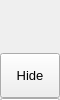
        <widget class="QFrame" name="leftMenuBg">
         <property name="minimumSize">
          <size>
           <width>60</width>
           <height>0</height>
          </size>
         </property>
         <property name="maximumSize">
          <size>
           <width>60</width>
           <height>16777215</height>
          </size>
         </property>
         <property name="frameShape">
          <enum>QFrame::NoFrame</enum>
         </property>
         <property name="frameShadow">
          <enum>QFrame::Raised</enum>
         </property>
         <layout class="QVBoxLayout" name="verticalLayout_3">
          <property name="spacing">
           <number>0</number>
          </property>
          <property name="leftMargin">
           <number>0</number>
          </property>
          <property name="topMargin">
           <number>0</number>
          </property>
          <property name="rightMargin">
           <number>0</number>
          </property>
          <property name="bottomMargin">
           <number>0</number>
          </property>
          <item>
           <widget class="QFrame" name="topLogoInfo">
            <property name="minimumSize">
             <size>
              <width>0</width>
              <height>50</height>
             </size>
            </property>
            <property name="maximumSize">
             <size>
              <width>16777215</width>
              <height>50</height>
             </size>
            </property>
            <property name="frameShape">
             <enum>QFrame::NoFrame</enum>
            </property>
            <property name="frameShadow">
             <enum>QFrame::Raised</enum>
            </property>
            <widget class="QFrame" name="topLogo">
             <property name="geometry">
              <rect>
               <x>10</x>
               <y>5</y>
               <width>42</width>
               <height>42</height>
              </rect>
             </property>
             <property name="minimumSize">
              <size>
               <width>42</width>
               <height>42</height>
              </size>
             </property>
             <property name="maximumSize">
              <size>
               <width>42</width>
               <height>42</height>
              </size>
             </property>
             <property name="frameShape">
              <enum>QFrame::NoFrame</enum>
             </property>
             <property name="frameShadow">
              <enum>QFrame::Raised</enum>
             </property>
            </widget>
            <widget class="QLabel" name="titleLeftApp">
             <property name="geometry">
              <rect>
               <x>70</x>
               <y>8</y>
               <width>160</width>
               <height>20</height>
              </rect>
             </property>
             <property name="font">
              <font>
               <family>Segoe UI Semibold</family>
               <pointsize>12</pointsize>
               <weight>7</weight>
               <italic>false</italic>
               <bold>false</bold>
              </font>
             </property>
             <property name="text">
              <string>PyDracula</string>
             </property>
             <property name="alignment">
              <set>Qt::AlignLeading|Qt::AlignLeft|Qt::AlignTop</set>
             </property>
            </widget>
            <widget class="QLabel" name="titleLeftDescription">
             <property name="geometry">
              <rect>
               <x>70</x>
               <y>27</y>
               <width>160</width>
               <height>16</height>
              </rect>
             </property>
             <property name="maximumSize">
              <size>
               <width>16777215</width>
               <height>16</height>
              </size>
             </property>
             <property name="font">
              <font>
               <family>Segoe UI</family>
               <pointsize>8</pointsize>
               <weight>50</weight>
               <italic>false</italic>
               <bold>false</bold>
              </font>
             </property>
             <property name="text">
              <string>Modern GUI / Flat Style</string>
             </property>
             <property name="alignment">
              <set>Qt::AlignLeading|Qt::AlignLeft|Qt::AlignTop</set>
             </property>
            </widget>
           </widget>
          </item>
          <item>
           <widget class="QFrame" name="leftMenuFrame">
            <property name="enabled">
             <bool>true</bool>
            </property>
            <property name="maximumSize">
             <size>
              <width>60</width>
              <height>648</height>
             </size>
            </property>
            <property name="frameShape">
             <enum>QFrame::NoFrame</enum>
            </property>
            <property name="frameShadow">
             <enum>QFrame::Raised</enum>
            </property>
            <widget class="QFrame" name="toggleBox">
             <property name="geometry">
              <rect>
               <x>0</x>
               <y>3</y>
               <width>60</width>
               <height>45</height>
              </rect>
             </property>
             <property name="maximumSize">
              <size>
               <width>16777215</width>
               <height>45</height>
              </size>
             </property>
             <property name="frameShape">
              <enum>QFrame::NoFrame</enum>
             </property>
             <property name="frameShadow">
              <enum>QFrame::Raised</enum>
             </property>
             <layout class="QVBoxLayout" name="verticalLayout_4">
              <property name="spacing">
               <number>0</number>
              </property>
              <property name="leftMargin">
               <number>0</number>
              </property>
              <property name="topMargin">
               <number>0</number>
              </property>
              <property name="rightMargin">
               <number>0</number>
              </property>
              <property name="bottomMargin">
               <number>0</number>
              </property>
              <item>
               <widget class="QPushButton" name="toggleButton">
                <property name="sizePolicy">
                 <sizepolicy hsizetype="Expanding" vsizetype="Fixed">
                  <horstretch>0</horstretch>
                  <verstretch>0</verstretch>
                 </sizepolicy>
                </property>
                <property name="minimumSize">
                 <size>
                  <width>0</width>
                  <height>45</height>
                 </size>
                </property>
                <property name="font">
                 <font>
                  <family>Segoe UI</family>
                  <pointsize>10</pointsize>
                  <weight>50</weight>
                  <italic>false</italic>
                  <bold>false</bold>
                 </font>
                </property>
                <property name="cursor">
                 <cursorShape>PointingHandCursor</cursorShape>
                </property>
                <property name="layoutDirection">
                 <enum>Qt::LeftToRight</enum>
                </property>
                <property name="styleSheet">
                 <string notr="true">background-image: url(:/icons/images/icons/icon_menu.png);</string>
                </property>
                <property name="text">
                 <string>Hide</string>
                </property>
               </widget>
              </item>
             </layout>
            </widget>
            <widget class="QFrame" name="topMenu">
             <property name="geometry">
              <rect>
               <x>0</x>
               <y>48</y>
               <width>60</width>
               <height>243</height>
              </rect>
             </property>
             <property name="frameShape">
              <enum>QFrame::NoFrame</enum>
             </property>
             <property name="frameShadow">
              <enum>QFrame::Raised</enum>
             </property>
             <layout class="QVBoxLayout" name="verticalLayout_8">
              <property name="spacing">
               <number>0</number>
              </property>
              <property name="leftMargin">
               <number>0</number>
              </property>
              <property name="topMargin">
               <number>0</number>
              </property>
              <property name="rightMargin">
               <number>0</number>
              </property>
              <property name="bottomMargin">
               <number>0</number>
              </property>
              <item>
               <widget class="QPushButton" name="btn_home">
                <property name="sizePolicy">
                 <sizepolicy hsizetype="Expanding" vsizetype="Fixed">
                  <horstretch>0</horstretch>
                  <verstretch>0</verstretch>
                 </sizepolicy>
                </property>
                <property name="minimumSize">
                 <size>
                  <width>0</width>
                  <height>45</height>
                 </size>
                </property>
                <property name="font">
                 <font>
                  <family>Segoe UI</family>
                  <pointsize>10</pointsize>
                  <weight>50</weight>
                  <italic>false</italic>
                  <bold>false</bold>
                 </font>
                </property>
                <property name="cursor">
                 <cursorShape>PointingHandCursor</cursorShape>
                </property>
                <property name="layoutDirection">
                 <enum>Qt::LeftToRight</enum>
                </property>
                <property name="styleSheet">
                 <string notr="true">background-image: url(:/icons/images/icons/cil-home.png);</string>
                </property>
                <property name="text">
                 <string>Home</string>
                </property>
               </widget>
              </item>
              <item>
               <widget class="QPushButton" name="btn_widgets">
                <property name="sizePolicy">
                 <sizepolicy hsizetype="Expanding" vsizetype="Fixed">
                  <horstretch>0</horstretch>
                  <verstretch>0</verstretch>
                 </sizepolicy>
                </property>
                <property name="minimumSize">
                 <size>
                  <width>0</width>
                  <height>45</height>
                 </size>
                </property>
                <property name="font">
                 <font>
                  <family>Segoe UI</family>
                  <pointsize>10</pointsize>
                  <weight>50</weight>
                  <italic>false</italic>
                  <bold>false</bold>
                 </font>
                </property>
                <property name="cursor">
                 <cursorShape>PointingHandCursor</cursorShape>
                </property>
                <property name="layoutDirection">
                 <enum>Qt::LeftToRight</enum>
                </property>
                <property name="styleSheet">
                 <string notr="true">background-image: url(:/icons/images/icons/cil-gamepad.png);</string>
                </property>
                <property name="text">
                 <string>Widgets</string>
                </property>
               </widget>
              </item>
              <item>
               <widget class="QPushButton" name="btn_new">
                <property name="sizePolicy">
                 <sizepolicy hsizetype="Expanding" vsizetype="Fixed">
                  <horstretch>0</horstretch>
                  <verstretch>0</verstretch>
                 </sizepolicy>
                </property>
                <property name="minimumSize">
                 <size>
                  <width>0</width>
                  <height>45</height>
                 </size>
                </property>
                <property name="font">
                 <font>
                  <family>Segoe UI</family>
                  <pointsize>10</pointsize>
                  <weight>50</weight>
                  <italic>false</italic>
                  <bold>false</bold>
                 </font>
                </property>
                <property name="cursor">
                 <cursorShape>PointingHandCursor</cursorShape>
                </property>
                <property name="layoutDirection">
                 <enum>Qt::LeftToRight</enum>
                </property>
                <property name="styleSheet">
                 <string notr="true">background-image: url(:/icons/images/icons/cil-file.png);</string>
                </property>
                <property name="text">
                 <string>New</string>
                </property>
               </widget>
              </item>
              <item>
               <widget class="QPushButton" name="btn_save">
                <property name="sizePolicy">
                 <sizepolicy hsizetype="Expanding" vsizetype="Fixed">
                  <horstretch>0</horstretch>
                  <verstretch>0</verstretch>
                 </sizepolicy>
                </property>
                <property name="minimumSize">
                 <size>
                  <width>0</width>
                  <height>45</height>
                 </size>
                </property>
                <property name="font">
                 <font>
                  <family>Segoe UI</family>
                  <pointsize>10</pointsize>
                  <weight>50</weight>
                  <italic>false</italic>
                  <bold>false</bold>
                 </font>
                </property>
                <property name="cursor">
                 <cursorShape>PointingHandCursor</cursorShape>
                </property>
                <property name="layoutDirection">
                 <enum>Qt::LeftToRight</enum>
                </property>
                <property name="styleSheet">
                 <string notr="true">background-image: url(:/icons/images/icons/cil-data-transfer-up.png);</string>
                </property>
                <property name="text">
                 <string>Save</string>
                </property>
               </widget>
              </item>
              <item>
               <widget class="QPushButton" name="btn_exit">
                <property name="sizePolicy">
                 <sizepolicy hsizetype="Expanding" vsizetype="Fixed">
                  <horstretch>0</horstretch>
                  <verstretch>0</verstretch>
                 </sizepolicy>
                </property>
                <property name="minimumSize">
                 <size>
                  <width>0</width>
                  <height>45</height>
                 </size>
                </property>
                <property name="font">
                 <font>
                  <family>Segoe UI</family>
                  <pointsize>10</pointsize>
                  <weight>50</weight>
                  <italic>false</italic>
                  <bold>false</bold>
                 </font>
                </property>
                <property name="cursor">
                 <cursorShape>PointingHandCursor</cursorShape>
                </property>
                <property name="layoutDirection">
                 <enum>Qt::LeftToRight</enum>
                </property>
                <property name="styleSheet">
                 <string notr="true">background-image: url(:/icons/images/icons/cil-x.png);</string>
                </property>
                <property name="text">
                 <string>Exit</string>
                </property>
               </widget>
              </item>
              <item>
               <widget class="QPushButton" name="deposit_btn">
                <property name="minimumSize">
                 <size>
                  <width>0</width>
                  <height>18</height>
                 </size>
                </property>
                <property name="maximumSize">
                 <size>
                  <width>60</width>
                  <height>18</height>
                 </size>
                </property>
                <property name="styleSheet">
                 <string notr="true">background-image: url(:/icons/images/icons/cil-data-transfer-down.png);
QPushButton {	
	background-position: left center;
    background-repeat: no-repeat;
	border: none;
	border-left: 22px solid transparent;
	background-color: transparent;
	text-align: left;
	margin: 30px;
	padding-top: 45px;
}</string>
                </property>
                <property name="text">
                 <string>PushButton</string>
                </property>
                <property name="icon">
                 <iconset resource="resources.qrc">
                  <normaloff>:/icons/images/icons/cil-data-transfer-down.png</normaloff>:/icons/images/icons/cil-data-transfer-down.png</iconset>
                </property>
               </widget>
              </item>
              <item>
               <widget class="QPushButton" name="register_in_ts_btn">
                <property name="styleSheet">
                 <string notr="true">background-image: url(:/icons/images/icons/cil-mouse.png);</string>
                </property>
                <property name="text">
                 <string>PushButton</string>
                </property>
               </widget>
              </item>
              <item>
               <widget class="QPushButton" name="volume_btn">
                <property name="styleSheet">
                 <string notr="true">background-image: url(:/icons/images/icons/cil-paint-bucket.png);</string>
                </property>
                <property name="text">
                 <string>PushButton</string>
                </property>
               </widget>
              </item>
              <item>
               <widget class="QPushButton" name="exact_coin_menu">
                <property name="styleSheet">
                 <string notr="true">background-image: url(:/icons/images/icons/cil-find-in-page.png);</string>
                </property>
                <property name="text">
                 <string>PushButton</string>
                </property>
               </widget>
              </item>
             </layout>
            </widget>
            <widget class="QFrame" name="bottomMenu">
             <property name="geometry">
              <rect>
               <x>0</x>
               <y>603</y>
               <width>60</width>
               <height>45</height>
              </rect>
             </property>
             <property name="frameShape">
              <enum>QFrame::NoFrame</enum>
             </property>
             <property name="frameShadow">
              <enum>QFrame::Raised</enum>
             </property>
             <layout class="QVBoxLayout" name="verticalLayout_9">
              <property name="spacing">
               <number>0</number>
              </property>
              <property name="leftMargin">
               <number>0</number>
              </property>
              <property name="topMargin">
               <number>0</number>
              </property>
              <property name="rightMargin">
               <number>0</number>
              </property>
              <property name="bottomMargin">
               <number>0</number>
              </property>
              <item>
               <widget class="QPushButton" name="toggleLeftBox">
                <property name="sizePolicy">
                 <sizepolicy hsizetype="Expanding" vsizetype="Fixed">
                  <horstretch>0</horstretch>
                  <verstretch>0</verstretch>
                 </sizepolicy>
                </property>
                <property name="minimumSize">
                 <size>
                  <width>0</width>
                  <height>45</height>
                 </size>
                </property>
                <property name="font">
                 <font>
                  <family>Segoe UI</family>
                  <pointsize>10</pointsize>
                  <weight>50</weight>
                  <italic>false</italic>
                  <bold>false</bold>
                 </font>
                </property>
                <property name="cursor">
                 <cursorShape>PointingHandCursor</cursorShape>
                </property>
                <property name="layoutDirection">
                 <enum>Qt::LeftToRight</enum>
                </property>
                <property name="styleSheet">
                 <string notr="true">background-image: url(:/icons/images/icons/icon_settings.png);</string>
                </property>
                <property name="text">
                 <string>Left Box</string>
                </property>
               </widget>
              </item>
             </layout>
            </widget>
           </widget>
          </item>
         </layout>
        </widget>
